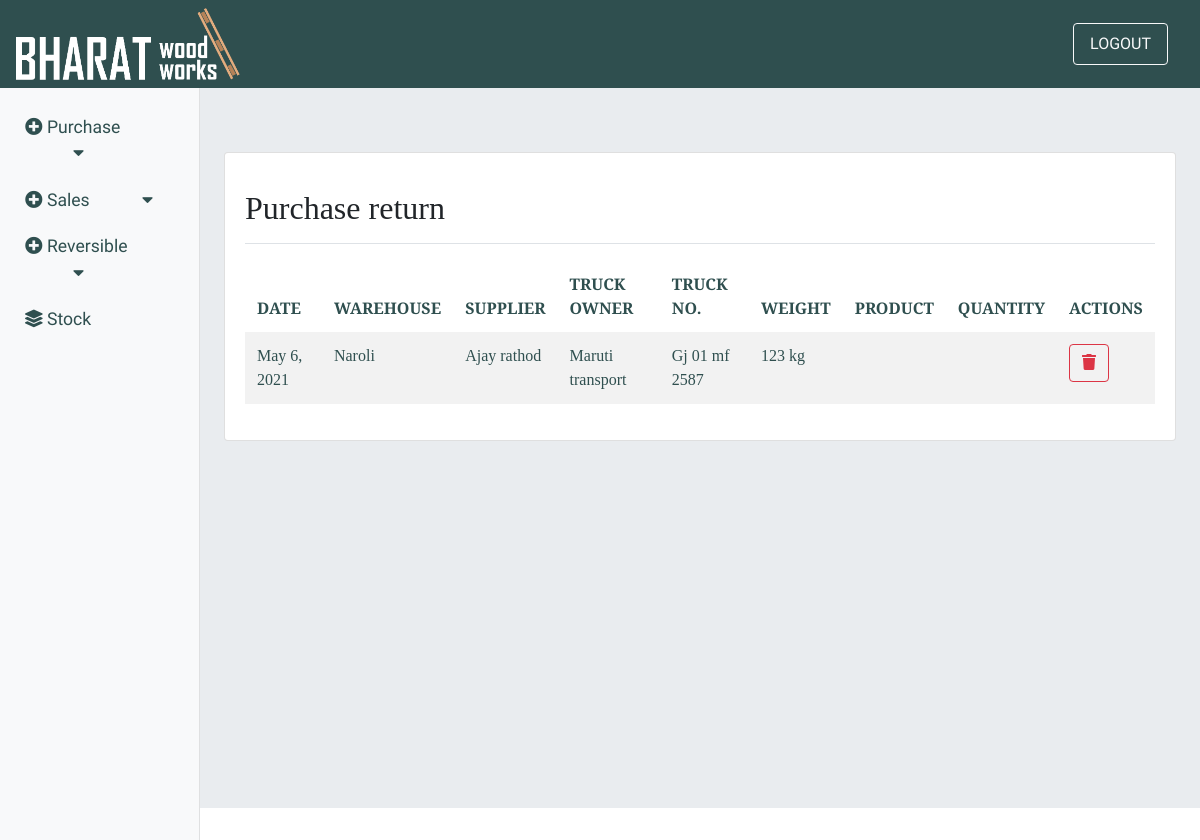
/purchase_return/, run on the app's committed database.
### purchase/models.py (models this page shows, shortened)
class PurchaseReturn(models.Model):
    purchase = models.ForeignKey(Purchase,on_delete=models.CASCADE,null=True,blank=False)
    purchase_return_date = models.DateField()
    warehouse = models.ForeignKey(Warehouse,on_delete=models.DO_NOTHING)
    truck_owner = models.ForeignKey(Transportation,on_delete=models.DO_NOTHING,null=True)
    supplier = models.ForeignKey(Supplier,on_delete=models.DO_NOTHING,null=True)
    alphanumeric = RegexValidator(r'^[0-9a-zA-Z]', 'Only alphanumeric characters are allowed.')
    truck_no = models.CharField(max_length=50, blank=True, null=True, validators=[alphanumeric])
    weight   = models.CharField(max_length=30,null=True)

class Warehouse(models.Model):
    warehouse_name = models.CharField(max_length=30)
    area = models.ForeignKey(Area,on_delete=models.DO_NOTHING,null=True,blank=False)
    is_active = models.BooleanField(default=True)
    def __str__(self):
        return self.warehouse_name

class Supplier(models.Model):
    alphanumeric = RegexValidator(r'^[0-9a-zA-Z]*$', 'Only alphanumeric characters are allowed.')
    supplier_name = models.CharField(max_length=40,blank=True)
    mobile     = models.CharField(max_length=13,blank=True)
    address     = models.TextField(max_length=70)
    area = models.ForeignKey(Area,on_delete=models.DO_NOTHING,null=True,blank=False)
    gst_no = models.CharField(max_length=50, blank=True, null=True, validators=[alphanumeric])
    is_active       = models.BooleanField(default=True)
    def __str__(self):
        return self.supplier_name

class Transportation(models.Model):
    co_name = models.CharField(max_length=30,null=True)
    mobile     = models.CharField(max_length=13,blank=True)
    address     = models.TextField(max_length=120,null=True,blank=False)
    area = models.ForeignKey(Area,on_delete=models.DO_NOTHING,null=True,blank=False)
    is_active       = models.BooleanField(default=True)
    def __str__(self):
        return self.co_name

### purchase/views.py (the view)
# urls.py: path('purchase_return/', views.purchase_return, name='purchase_return'),
def purchase_return(request):
    pr = PurchaseReturn.objects.all()
    prhp = Purchase_Return_has_Product.objects.all()
    context = {'prhp': prhp, 'pr': pr}
    return render(request, 'purchase/purchase_return.html', context)

### purchase/templates/purchase/purchase_return.html (shortened to what this page needs)
{% extends 'inventory/main.html' %}
{% block content %}
<div class="card mb-4">
    <div class="card-body">
        <div
            class="d-flex justify-content-between flex-wrap flex-md-nowrap align-items-center pt-3 pb-2 mb-3 border-bottom">
            <h1 class="h2">Purchase return </h1>
        </div>
        <table class="table table-striped table-borderless">
            <thead>
                <tr>
                    <th>DATE</th>
                    <th>WAREHOUSE</th>
                    <th>SUPPLIER</th>
                    <th>TRUCK OWNER</th>
                    <th>TRUCK NO.</th>
                    <th>WEIGHT</th>
                    <th>PRODUCT</th>
                    <th>QUANTITY</th>
                    <th>ACTIONS</th>
                </tr>
            </thead>
            <tbody>
                {% for purchase_return in pr %}
                <tr>
                    <td>{{ purchase_return.purchase_return_date }}</td>
                    <td>{{ purchase_return.warehouse }}</td>
                    <td>{{ purchase_return.supplier }}</td>
                    <td>{{ purchase_return.truck_owner }}</td>
                    <td>{{ purchase_return.truck_no }}</td>
                    <td> {{ purchase_return.weight }}</td>
                    <td>
                    </td>
                    <td>
                    </td>
                    <td>
                        <button type="button" class="btn btn-outline-danger" data-toggle="modal"
                            data-target="#deleteModal{{ purchase_return.id }}">
                            <i class="fas fa-trash"></i>
                        </button>
                    </td>
                </tr>
                {% endfor %}
            </tbody>
        </table>
    </div>
</div>
{% endblock %}

### static/css/dashboard.css (style rules this page uses)
:root { --Sniglet-font: "Sniglet", cursive; --Rubik: "Rubik", cursive; --Patua: "Patua One", cursive; --Lobster: "lobster", cursive; --Merriweather: "Merriweather Sans", cursive; --light-black: #2e2c2caf; --bggradient: linear-gradient(to bottom, #ff5733, #ffffff); --light-gray: rgba(255, 255, 255, 0.877); }
tr, td { color: darkslategrey; }

### data on the page
PurchaseReturn: purchase_return_date "May 6, 2021", warehouse "Naroli", supplier "Ajay rathod", truck_owner "Maruti transport", truck_no "Gj 01 mf 2587", weight "123 kg"
